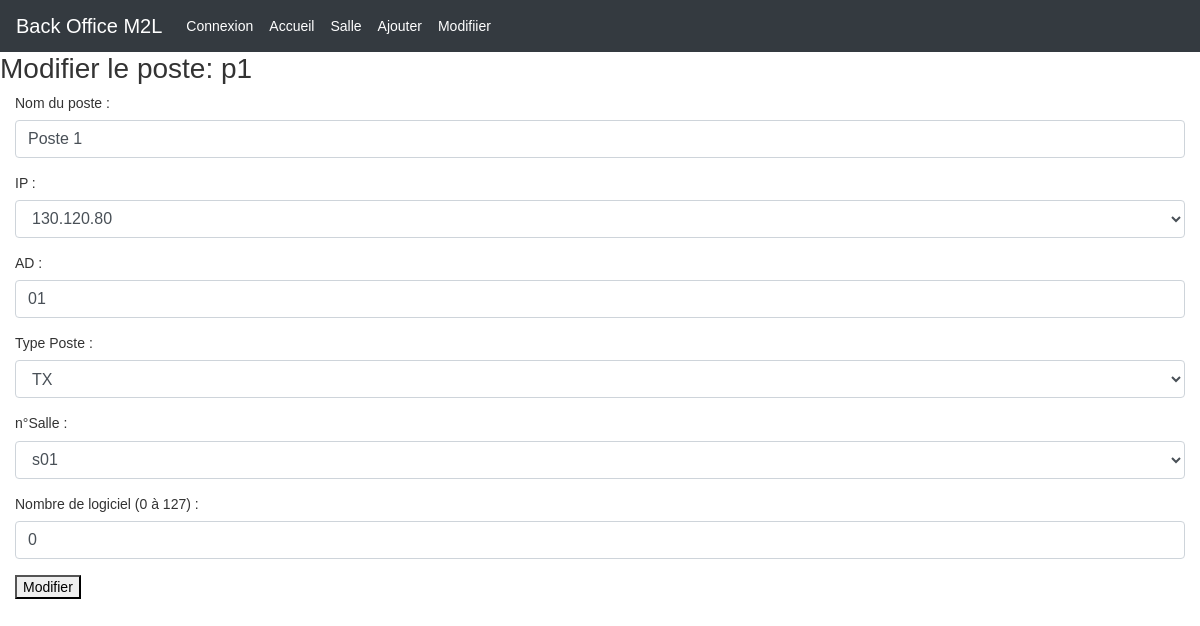
/controleur/afficheRedPosteUpdate.php?nPoste=p1, run on the app's committed database.
### tables this page shows
CREATE TABLE `poste` (
  `nPoste` varchar(7) NOT NULL,
  `nomPoste` varchar(20) NOT NULL,
  `indIP` varchar(11) DEFAULT NULL,
  `ad` varchar(3) DEFAULT NULL,
  `typePoste` varchar(9) DEFAULT NULL,
  `nSalle` varchar(7) DEFAULT NULL,
  `nbLog` tinyint(2) DEFAULT 0
);

### controleur/afficheRedPosteUpdate.php (called while the page is built, shortened)
<?php
if ($_SERVER["SCRIPT_FILENAME"] == __FILE__) {
    $racine = "..";
}
$id2 = htmlspecialchars($_GET['nPoste']);
require_once("$racine/modele/PosteManager.php");
$posteManagerUpdate= new PosteManager();
$donneesPoste = $posteManagerUpdate->getPoste($id2);
include "$racine/vue/header.php";
include "$racine/vue/vueAfficheRedPosteUpdate.php";
include "$racine/vue/footer.php";
?>

### modele/Manager.php (called while the page is built)
<?php
class Manager
{
    protected function dbConnect()
    {
        $login = "root";
        $mdp = "root";
        $bd = "parc";
        $serveur = "localhost";
        try
        {
            $conn = new PDO("mysql:host=$serveur;dbname=$bd", $login, $mdp, array(PDO::MYSQL_ATTR_INIT_COMMAND => 'SET NAMES \'UTF8\''));
            $conn->setAttribute(PDO::ATTR_ERRMODE, PDO::ERRMODE_EXCEPTION);
            return $conn;
        }
        catch (PDOException $e)
        {
            print "Erreur de connexion PDO ";
            die();
        }
    }
    protected function getPDO()
    {
        static $pdo = null;
        if ($pdo == null) {
            $pdo = $this->dbConnect();
        }
        return $pdo;
    }
}
?>

### modele/PosteManager.php (called while the page is built, shortened)
<?php
require_once("modele/Manager.php");
class PosteManager extends Manager
{
    public function getPoste($nposte)
    {
        $q = $this->getPDO()->prepare('select * from poste where nPoste = :id');
        $q->execute(array( 'id' => $nposte ));
        $donnees = $q->fetch(PDO::FETCH_ASSOC);
        return $donnees;
    }
}
?>

### vue/vueAfficheRedPosteUpdate.php (the view, shortened to what this page needs)
<h3>Modifier le poste: <?php echo $id2 ?></h3>
<form action="./?action=redupdateposte&nPoste=<?php echo $id2 ?>" method="POST">
  <div class="content">
      <div class="container-fluid">
        <div class="form-group">
          <label for="Update_nomPoste">Nom du poste :</label>
          <input type="text" maxlength="20"  name="Update_nomPoste" value="<?php echo $donneesPoste['nomPoste'] ?>" class="form-control" id="Update_nPoste">
        </div>
        <div class="form-group">
          <label for="Update_indIP">IP :</label>
          <select class="form-control" name="Update_indIP" id="Update_indIP">
          <option value="<?php echo $donneesPoste['indIP']; ?>"> <?php echo $donneesPoste['indIP'] ?> </option>
          </select>
        </div>
        <div class="form-group">
          <label for="Update_ad">AD :</label>
          <input type="text" value="<?php echo $donneesPoste['ad'] ?>" maxlength="3" name="Update_ad" class="form-control" id="Update_ad" >
        </div>
        <div class="form-group">
          <label for="Update_TP">Type Poste :</label>
          <select class="form-control" name="Update_TP" id="Update_TP">
          <option value="<?php echo $donneesPoste['typePoste']; ?>"> <?php echo $donneesPoste['typePoste'] ?> </option>
          </select>
        </div>
        <div class="form-group">
          <label for="Update_nSalle">n°Salle :</label>
          <select class="form-control" name="Update_nSalle" id="Update_nSalle">
          <option value="<?php echo $donneesPoste['nSalle']; ?>"> <?php echo $donneesPoste['nSalle'] ?> </option>
          </select>
        </div>
        <div class="form-group">
          <label for="Update_nbLog">Nombre de logiciel (0 à 127) :</label>
          <input type="number"  min="0" max="127" name="Update_nbLog" class="form-control" id="Update_nbLog" value="<?php echo $donneesPoste['nbLog'] ?>" >
        </div>
        <div>
          <button type="submit" name="modifier"> Modifier </button>
        </div>
      </div>
  </div>
</form>

### css/style.css (style rules this page uses)
html { position: relative; min-height: 100%; }
body { margin-bottom: 60px; font-family: Arial; color : #333; font-size : 14px; line-height : 1.3; scroll-behavior: smooth; background-color : var(--fondC); }

### data on the page
poste: Update_nomPoste "Poste 1", Update_indIP "130.120.80", Update_ad "01", Update_TP "TX", Update_nSalle "s01", Update_nbLog "0"

### other printed values
$id2 "p1"
